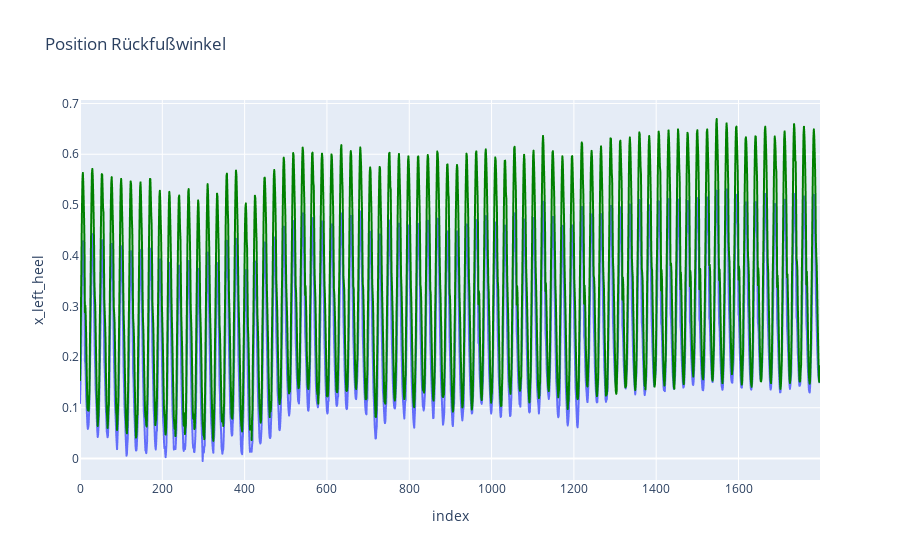

The notebook cell this image was saved under:
### Markdown cell above
### Vergleich meherer Gelenkpunkte 
* seitliche Ansicht und y-Bewegung zur Feststellung des Zeitpunkts für die Berechnung des Winkels
* hintere Ansicht und x-Bewegung zur Berechnung des Winkels

### Code cell
import pandas as pd
import plotly.express as px
import matplotlib as mpl

joints_x = ["z_left_knee", "z_left_ankle", "z_left_heel"]
joints_y = ["y_left_heel", "y_left_foot_index"]

fig_knee = px.line(df, y="x_left_heel", title='Position Rückfußwinkel')
fig_ankle = px.line(df, y="x_left_foot_index")
fig_ankle.update_traces(line= dict(
    color = "green"
))

fig_knee.add_trace(fig_ankle.data[0], )
fig_knee.show()

### Figure 1 — Plotly figure (JSON) as saved in the notebook; plotly's stock layout.template omitted (floating-point values rounded to 4 significant figures; data arrays with more than 128 entries replaced by an {"elided": "..."} marker saying what was removed)
{"data": [{"hovertemplate": "index=%{x}<br>x_left_heel=%{y}<extra></extra>", "legendgroup": "", "line": {"color": "#636efa", "dash": "solid"}, "marker": {"symbol": "circle"}, "mode": "lines", "name": "", "showlegend": false, "type": "scattergl", "x": {"elided": "1799 int values"}, "xaxis": "x", "y": {"elided": "1799 float values"}, "yaxis": "y"}, {"hovertemplate": "index=%{x}<br>x_left_foot_index=%{y}<extra></extra>", "legendgroup": "", "line": {"color": "green", "dash": "solid"}, "marker": {"symbol": "circle"}, "mode": "lines", "name": "", "showlegend": false, "type": "scattergl", "x": {"elided": "1799 int values"}, "xaxis": "x", "y": {"elided": "1799 float values"}, "yaxis": "y"}], "layout": {"legend": {"tracegroupgap": 0}, "title": {"text": "Position Rückfußwinkel"}, "xaxis": {"anchor": "y", "domain": [0, 1], "title": {"text": "index"}}, "yaxis": {"anchor": "x", "domain": [0, 1], "title": {"text": "x_left_heel"}}}}
